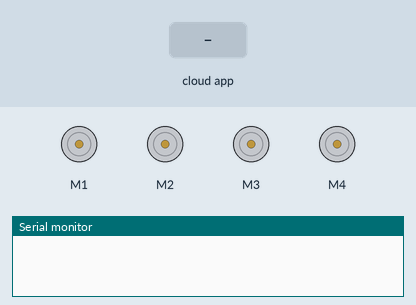
Simulated run of this sketch. Board: Arduino Uno, built with avr-gcc and run on an emulated ATmega328P. On the bench: 4 × DC motor (green arrow = forward, orange = backward, longer = faster), the last lines printed to the serial monitor. The inputs (shaded band) are chosen by the test bench. The ROS host is connected and sends only what is stated.

Above: at 1.3 s.
1.4 s: the phone or cloud app sets drive_car to up
At 2.0 s:
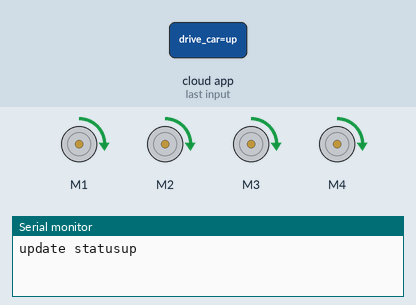
3.0 s: the phone or cloud app sets drive_car to down
At 3.3 s:
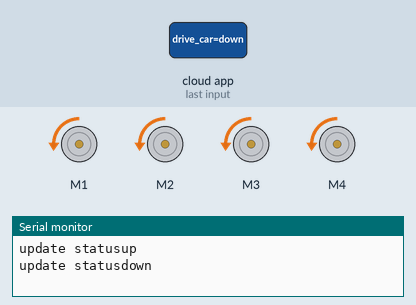
4.5 s: the phone or cloud app sets drive_car to left
At 5.7 s:
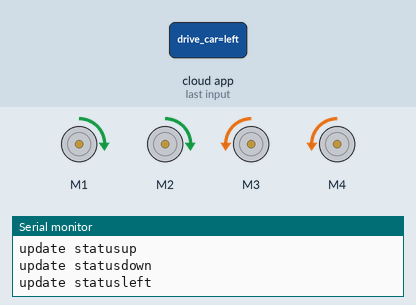
6.0 s: the phone or cloud app sets drive_car to right
At 6.9 s:
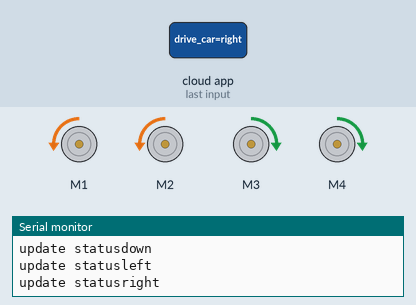
7.5 s: the phone or cloud app sets drive_car to speed-
At 8.2 s:
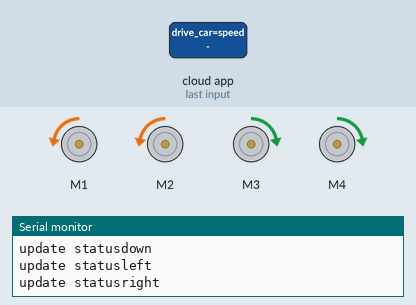
9.0 s: the phone or cloud app sets drive_car to up
At 9.4 s:
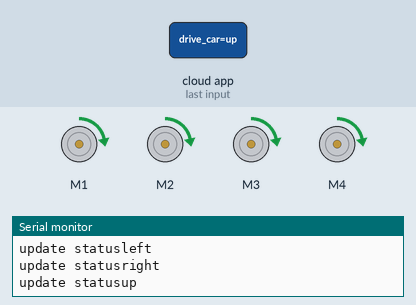
Timing chart, 0 to 11.5 s (numbered marks = the images above; inputs shaded):
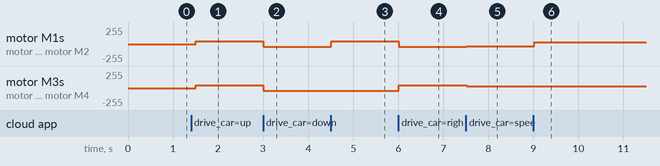

The sketch:

MotorControl.ino
```cpp
#include <ros.h>
#include <std_msgs/String.h>

#include "MotorManager.h"

String carStatus = "stop";
std_msgs::String carStatusMsg;
ros::NodeHandle  nh;

void controlMessageCb( const std_msgs::String& ctrlMsg){
  String data = ctrlMsg.data;

  if (data == "up") {
    forward();
    setCarStatus(data);
  }
  else if (data == "down") {
    backward();
    setCarStatus(data);
  }
  else if (data == "left") {
    turnLeft();
    setCarStatus(data);
  }
  else if (data == "right") {
    turnRight();
    setCarStatus(data);
  }
  else if (data == "stop") {
    stopMotors();
    setCarStatus(data);
  }
  else if (data == "speed+")
  {
    increaseMotorSpeed();
  }
  else if (data == "speed-")
  {
    decreaseMotorSpeed();
  }
  else{
    Serial.print("Didn't recognize this command:");
    Serial.println(data);
  }
}

void setCarStatus(const String& status)
{
  carStatus = status;
  carStatusMsg.data = carStatus.c_str();
  Serial.println("update status" + carStatus);
}

ros::Subscriber<std_msgs::String> sub("drive_car", controlMessageCb);
ros::Publisher carInfoPub("car_info", &carStatusMsg);

void setup()
{
  setMotorShield();
  Serial.begin(115200);
  nh.getHardware()->setBaud(115200);
  nh.initNode();
  nh.advertise(carInfoPub);
  nh.subscribe(sub);
}

void loop()
{
  carInfoPub.publish( &carStatusMsg );
  nh.spinOnce();
  delay(500);
}

void testCar()
{
  forward();
  delay(2000);
  backward();
  delay(2000);
  turnLeft();
  delay(2000);
  turnRight();
  delay(2000);
  stopMotors();
  delay(2000);
}
```

MotorManager.h
```cpp
#include <Wire.h>
#include <Adafruit_MotorShield.h>
#include "utility/Adafruit_MS_PWMServoDriver.h"

Adafruit_MotorShield AFMS = Adafruit_MotorShield();
Adafruit_DCMotor *motor_1 = AFMS.getMotor(1);
Adafruit_DCMotor *motor_2 = AFMS.getMotor(2);
Adafruit_DCMotor *motor_3 = AFMS.getMotor(3);
Adafruit_DCMotor *motor_4 = AFMS.getMotor(4);

int currentSpeed = 40;


void setMotorsSpeed(int sp) {
  motor_1->setSpeed(sp);
  motor_2->setSpeed(sp);
  motor_3->setSpeed(sp);
  motor_4->setSpeed(sp);
}

void increaseMotorSpeed()
{
  currentSpeed += 10;
  if (currentSpeed > 250)
  {
    currentSpeed = 250;
  }
  setMotorsSpeed(currentSpeed);
}

void decreaseMotorSpeed()
{
  currentSpeed -= 10;
  if (currentSpeed < 0)
  {
    currentSpeed = 250;
  }

  setMotorsSpeed(currentSpeed);
}

void setMotorShield(){
   AFMS.begin();
  setMotorsSpeed(currentSpeed);

}

void forward() {
  motor_1->run(FORWARD);
  motor_2->run(FORWARD);
  motor_3->run(FORWARD);
  motor_4->run(FORWARD);
}

void backward() {

  motor_1->run(BACKWARD);
  motor_2->run(BACKWARD);
  motor_3->run(BACKWARD);
  motor_4->run(BACKWARD);

}

void stopMotors() {

  motor_1->run(RELEASE);
  motor_2->run(RELEASE);
  motor_3->run(RELEASE);
  motor_4->run(RELEASE);

  }

void turnLeft() {
  motor_1->run(FORWARD);
  motor_2->run(FORWARD);
  motor_3->run(BACKWARD);
  motor_4->run(BACKWARD);
}


void turnRight() {
  motor_1->run(BACKWARD);
  motor_2->run(BACKWARD);
  motor_3->run(FORWARD);
  motor_4->run(FORWARD);

}
```

Measured:
- after the input at 1.4 s, motor M1–4: stopped → forward 40/255 after 0.11 s
- after the input at 3.0 s, motor M1–4: forward 40/255 → backward 40/255 at once
- after the input at 4.5 s, motor M1, motor M2: backward 40/255 → forward 40/255 at once
- after the input at 6.0 s, motor M1, motor M2: forward 40/255 → backward 40/255 at once; motor M3, motor M4: backward 40/255 → forward 40/255 at once
- after the input at 7.5 s, motor M1, motor M2: backward 40/255 → backward 30/255 at once; motor M3, motor M4: forward 40/255 → forward 30/255 at once
- after the input at 9.0 s, motor M1, motor M2: backward 30/255 → forward 30/255 at once
